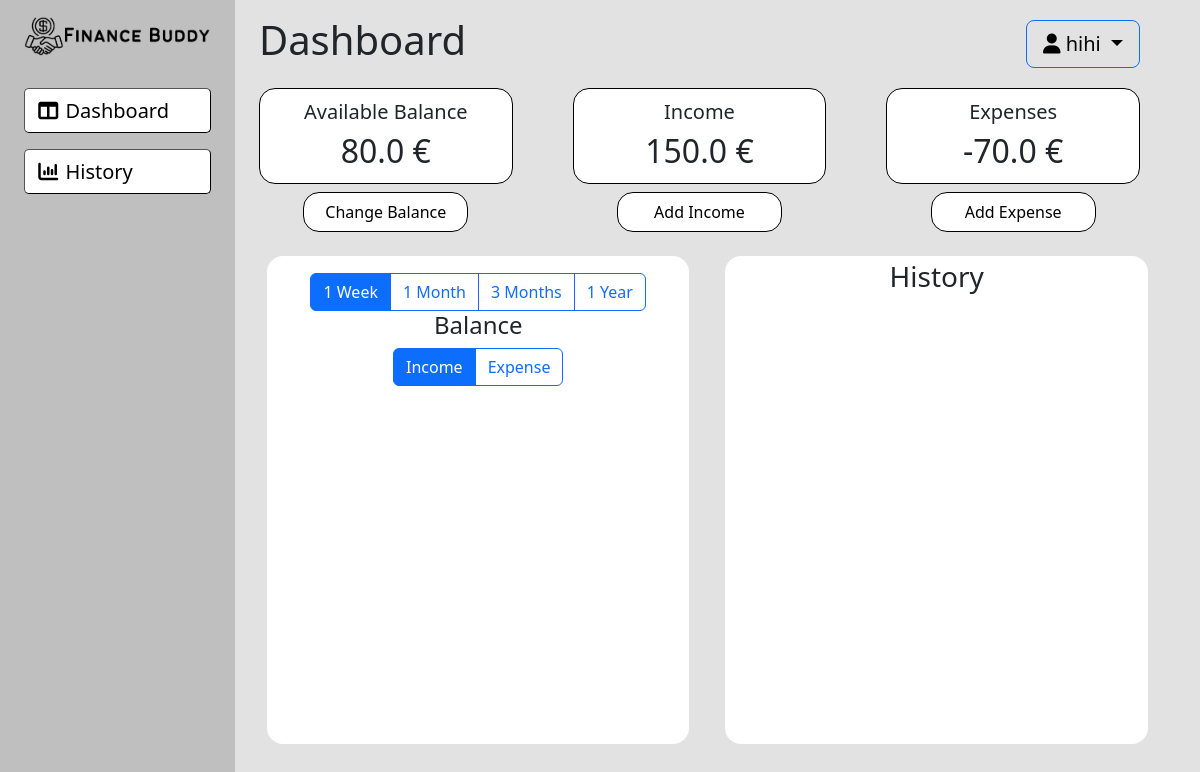
Screenshot of /dashboard/ (signed in) with the database file from the repository.
### tables this page shows
CREATE TABLE user (
  user_id INTEGER PRIMARY KEY AUTOINCREMENT,
  username TEXT UNIQUE NOT NULL,
  password_hash TEXT NOT NULL,
  total_balance FLOAT NOT NULL,
  total_income FLOAT NOT NULL,
  total_expense FLOAT NOT NULL,
  income_category TEXT NOT NULL,
  expense_category TEXT NOT NULL
);

### app/dashboard.py (the view, shortened to what this page needs)
@bp.route("/", methods=["GET", "POST"])
@login_required
def dashboard():
    balanceForm = BalanceForm(request.form)
    incomeForm = IncomeForm(request.form)
    expenseForm = ExpenseForm(request.form)
    db = get_db()
    if request.method == "POST" and balanceForm.validate_on_submit():
        balance = balanceForm.balance.data
        db.execute("UPDATE user SET total_balance = ? WHERE user_id = ?",
                   (round(float(balance), 2), g.user["user_id"]))
        db.commit()
        return redirect(url_for("dashboard.dashboard"))
    return render_template("dashboard/dashboard.html", user_data=g.user, balanceForm=balanceForm, incomeForm=incomeForm, expenseForm=expenseForm)

### app/auth.py (called while the page is built)
@bp.before_app_request
def load_logged_in_user():
    user_id = session.get('user_id')
    if user_id is None:
        g.user = None
    else:
        g.user = get_db().execute('SELECT * FROM user WHERE user_id = ?', (user_id,)).fetchone()

def login_required(view):
    @functools.wraps(view)
    def wrapped_view(**kwargs):
        if g.user is None:
            return redirect(url_for('auth.login'))
        return view(**kwargs)
    return wrapped_view

### app/db.py (called while the page is built)
def get_db():
    if 'db' not in g:
        g.db = sqlite3.connect(
            current_app.config['DATABASE'],
            detect_types=sqlite3.PARSE_DECLTYPES
        )
        g.db.row_factory = sqlite3.Row
    return g.db

### app/templates/dashboard/dashboard.html (shortened to what this page needs)
{% extends "dashboard/baseDashboard.html" %}
{% block active_screen %}
<h1>Dashboard</h1>
{% endblock %}
{% block username %}
{{ user_data["username"] }}
{% endblock %}
{% block content %}
<div class="finance-data-container">
    <div class="amount-data-container">
        <div class="finance-data-display">
            <p class="finance-data-title">Available Balance</p>
            <p class="finance-data-amount">{{ user_data["total_balance"] }} €</p>
        </div>
        <button id="testbutton" type="button" class="finance-data-button" data-bs-toggle="modal" data-bs-target="#balanceModal">
            Change Balance
        </button>
    </div>
    <div class="amount-data-container">
        <div class="finance-data-display">
            <p class="finance-data-title">Income</p>
            <p class="finance-data-amount">{{ user_data["total_income"] }} €</p>
        </div>
        <button type="button" class="finance-data-button" data-bs-toggle="modal" data-bs-target="#incomeModal">
            Add Income
        </button>
    </div>
    <div class="amount-data-container">
        <div class="finance-data-display">
            <p class="finance-data-title">Expenses</p>
            <p class="finance-data-amount">{{ user_data["total_expense"] }} €</p>
        </div>
        <button type="button" class="finance-data-button" data-bs-toggle="modal" data-bs-target="#expenseModal">
            Add Expense
        </button>
    </div>
</div>
<div class="finance-widgets-container">
    <div class="widget-container">
        <div class="balance-history-widget">
            <div class="btn-group" role="group">
                <label class="btn btn-outline-primary" for="week_1">1 Week</label>
                <label class="btn btn-outline-primary" for="month_1">1 Month</label>
                <label class="btn btn-outline-primary" for="month_3">3 Months</label>
                <label class="btn btn-outline-primary" for="year_1">1 Year</label>
            </div>
            <div>
                <h4>Balance</h4>
                <div class="btn-group" role="group">
                    <label class="btn btn-outline-primary" for="income_radio">Income</label>
                    <label class="btn btn-outline-primary" for="expense_radio">Expense</label>
                </div>
            </div>
        </div>
    </div>
    <div class="widget-container">
        <div class="finance-history-widget" id="history_widget">
            <h3>History</h3>
            <ol id=history_list class="list-group overflow-auto h-100" style="max-height: 55vh;">
            </ol>
        </div>
    </div>
</div>
{% endblock %}

### app/static/css/main.css (style rules this page uses)
.finance-data-container { display: flex; align-items: center; justify-content: center; column-gap: 5vw; margin-top: 2vh; margin-bottom: 2vh; }
.amount-data-container { flex: 1; display: flex; flex-direction: column; align-items: center; justify-content: center; }
.finance-data-display { display: flex; flex-direction: column; justify-content: center; align-items: center; background-color: white; border-radius: 2vh; width: 100%; padding: 1vh; padding-left: 1vw; padding-right: 1vw; border: black solid 1px; }
.finance-data-button { background-color: white; border-radius: 2vh; margin-top: 1vh; width: 65%; height: 5vh; font-size: 2vh; border: black solid 1px; transition: 0.25s; }
.finance-data-title { font-size: 2.5vh; margin: auto; }
.finance-data-amount { font-size: 4vh; margin: auto; }
.finance-widgets-container { display: flex; align-items: center; justify-content: center; column-gap: 3vw; width: 100%; height: 100%; max-height: 70vh; }
.widget-container { width: 50%; height: 100%; }
.balance-history-widget { width: 100%; height: 100%; margin: 1vh; margin-right: 1vw; background-color: white; border-radius: 2vh; padding: 4%; align-items: center; justify-content: center; text-align: center; }
.finance-history-widget { text-align: center; width: 100%; height: 100%; margin: 1vh; margin-right: 1vw; background-color: white; border-radius: 2vh; padding: 1%; }

### rows the page displays
user: username "hihi", total_balance "80.0", total_income "150.0", total_expense "-70.0"
